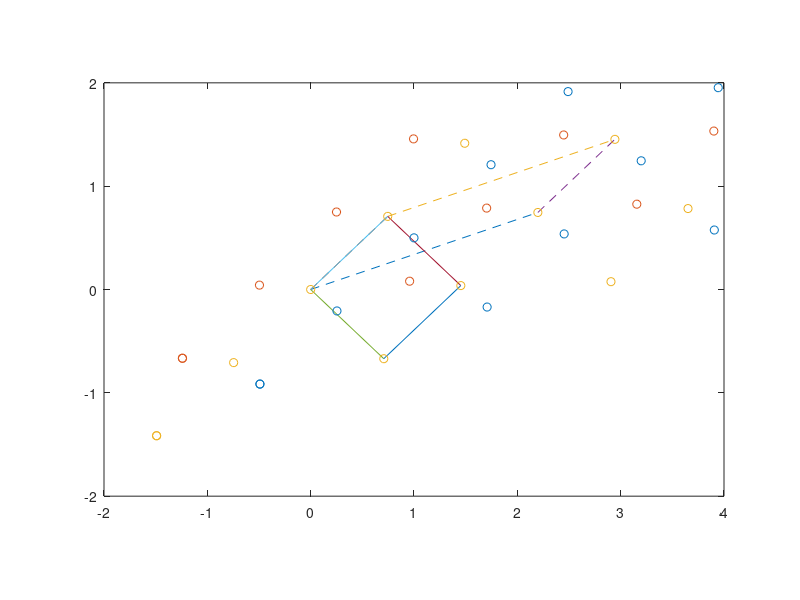

Here is the MATLAB script that generated this plot:
L = eye(2);
clf
% plot([0,L(1,1)],[0,L(1,2)]);hold on;plot([0,L(2,1)],[0,L(2,2)])
M3 = [1,2;0,1];
M2 = [1,0;2,1];
M6 = [1,0;2,1];
M4 = [1,1;1,2];
M5 = [2,-2;-2,3];
M7 = [-1,2;0,1];
M8 = [1,1;0,1];
M9 = [1,0;1,1];

A = [1,1;1,-1];
L2 = L*expm(A*.65);
plot([0,L2(1,1)],[0,L2(1,2)],'--');hold on;plot([0,L2(2,1)],[0,L2(2,2)],'--')
plot([0,L2(1,1)]+ L2(2,1),[0,L2(1,2)]+L2(2,2),'--');hold on;plot([0,L2(2,1)]+L2(1,1),[0,L2(2,2)]+L2(1,2),'--')
% L3 = inv(M8)*L2;
% L3 = (M7)*L2;
L3 = inv(M3)*L2;
plot([0,L3(1,1)],[0,L3(1,2)]);hold on;plot([0,L3(2,1)],[0,L3(2,2)])
plot([0,L3(1,1)] + L3(2,1),[0,L3(1,2)] + L3(2,2) );hold on;plot([0,L3(2,1)]+L3(1,1),[0,L3(2,2)]+L3(1,2))

axis([-2,4,-2,2])
pbaspect([1.5,1,1])

% disp([abs(acos(dot(L2(:,1),L2(:,2))/(norm(L2(:,1))*norm(L2(:,2))))/pi*180-90), ...
%     abs(acos(dot(L3(:,1),L3(:,2))/(norm(L3(:,1))*norm(L3(:,2))))/pi*180-90)])

p = zeros(2,16);
p2= p;
p3= p;

p(:,1) = [1,.5] - 0*[L2(1,1),L2(2,1)] - 2*[L2(1,2),L2(2,2)];
p2(:,1) = [0.25,.75] - 0*[L2(1,1),L2(2,1)] - 2*[L2(1,2),L2(2,2)];
p3(:,1) = [0,0] - 0*[L2(1,1),L2(2,1)] - 2*[L2(1,2),L2(2,2)];

it = 1;
for i = 0:4
    for j = 0:4
        it = it + 1;
        p(:,it) = p(:,1)  + i*[L2(1,1);L2(2,1)];
        p(:,it) = p(:,it) + j*[L2(1,2);L2(2,2)];
        p2(:,it) = p2(:,1)  + i*[L2(1,1);L2(2,1)];
        p2(:,it) = p2(:,it) + j*[L2(1,2);L2(2,2)];
        p3(:,it) = p3(:,1)  + i*[L2(1,1);L2(2,1)];
        p3(:,it) = p3(:,it) + j*[L2(1,2);L2(2,2)];
        
    end
end

scatter(p(1,:),p(2,:))
scatter(p2(1,:),p2(2,:))
scatter(p3(1,:),p3(2,:))
